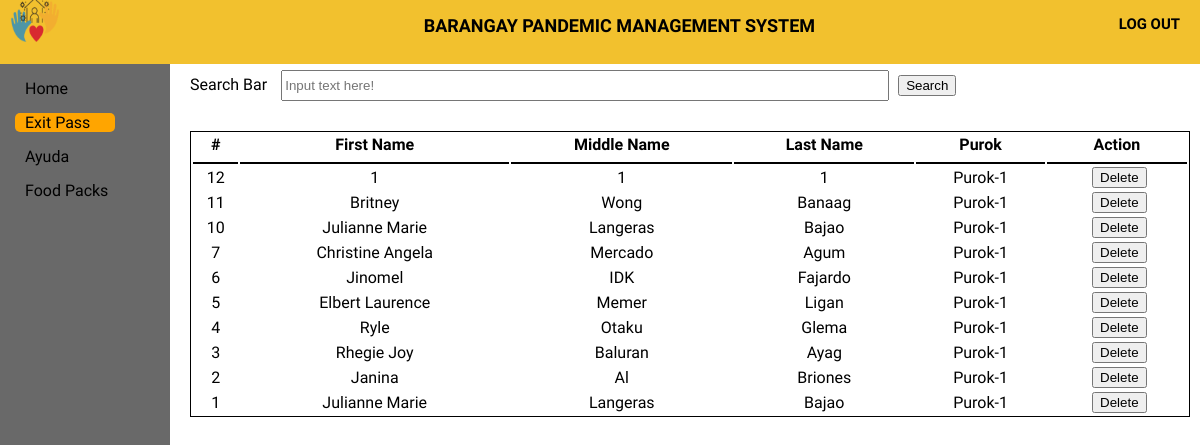
The app's page /Official/ExitPass/eresult.php, older data.
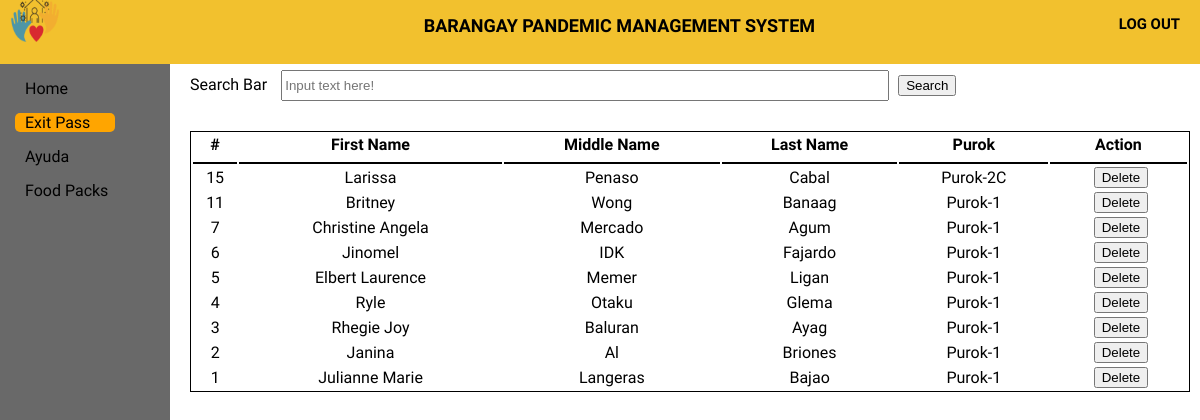
The same page, newer data.
### tables this page shows
CREATE TABLE `exitpass` (
  `epassID` int(11) NOT NULL,
  `userID` int(11) NOT NULL,
  `Fname2` varchar(50) NOT NULL,
  `Mname2` varchar(50) NOT NULL,
  `Lname2` varchar(50) NOT NULL,
  `purok2` varchar(50) NOT NULL,
  `barangay` varchar(50) NOT NULL,
  `date_requested` varchar(50) NOT NULL,
  `quantity` int(2) NOT NULL
);

### Official/ExitPass/eresult.php (the view, shortened to what this page needs)
<!DOCTYPE html>
<html>
<head>
    <link rel="stylesheet" type="text/css" href="exitpass.css">
</head>
<body>
    <header>
        <div class="log_out">
            <a href="log_out" class="logout_btn"><h5>LOG OUT</h5></a>
        </div>
        <div class="title">
            <h5>BARANGAY PANDEMIC MANAGEMENT SYSTEM</h5>
        </div>
        <div class="logobox">
            <img src="logo1.png" class="logo">
        </div>
    </header>
    <div class="sidebar">
        <a href="../home page/home.html"><span>Home</span></a>
        <a href="../ExitPass/exitpass.php" id="main"><span>Exit Pass</span></a>
        <a href="../Ayuda/Ayuda.php"><span>Ayuda</span></a>
        <a href="../Food pack/Food pack.php"><span>Food Packs</span></a>
    </div>
    <div class="content">
        <form action="eresult.php" method="get">
        <div class="Cheader">
            <label>Search Bar</label>
            <input type="text" name="search" id="searchbar" placeholder="Input text here!">
            <button type="submit" >Search</button>
        </div>
        </form>
    <table class="table1">
        <thead>
        <tr>
            <th>#</th>
            <th>First Name</th>
            <th>Middle Name</th>
            <th>Last Name</th>
            <th>Purok</th>
            <th>Action</th>
        </tr>
        </thead>
<tbody>
                    <?php
                        require_once '../Connection/db_conn.php';
                        $search = $_GET['search'];
                        $query = $conn->query("SELECT * FROM exitpass WHERE Fname2 LIKE '%$search%' OR Mname2 LIKE '%$search%' OR Lname2 LIKE '%$search%' ORDER BY epassID DESC") or die(mysqli_error());
                        while($fetch = $query->fetch_array()){
                    ?>
                        <tr>
                            <td><?php echo $fetch['epassID']?></td>
                            <td><?php echo $fetch['Fname2']?></td>
                            <td><?php echo $fetch['Mname2']?></td>
                            <td><?php echo $fetch['Lname2']?></td>
                            <td><?php echo $fetch['purok2']?></td>
                            <td><center></a><a onclick = "confirmationDelete(this); return false;" href = "delete-exitpass.php?epassID=<?php echo $fetch['epassID']?>"><i></i><button> Delete</button></a></center></td>
                        </tr>
                <?php
                    }
                ?>
</body>
</html>

Row changes from the older to the newer data that the page shows:
removed exitpass: epassID "12", Fname2 "1", Mname2 "1", Lname2 "1", purok2 "Purok-1"
removed exitpass: epassID "10", Fname2 "Julianne Marie", Mname2 "Langeras", Lname2 "Bajao", purok2 "Purok-1"
added exitpass: epassID "15", Fname2 "Larissa", Mname2 "Penaso", Lname2 "Cabal", purok2 "Purok-2C"
